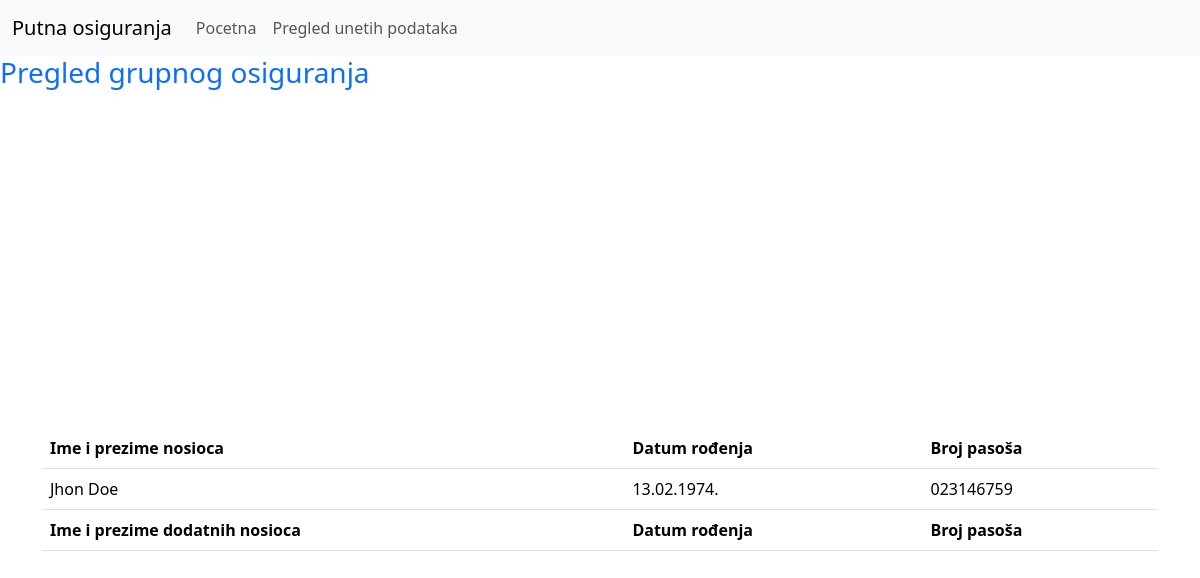
The app's page /pregled_dodatnih.php?key=023146759 with its own data.
### tables this page shows
CREATE TABLE `nosioci` (
  `id` int(11) NOT NULL,
  `ime_prezime` varchar(255) NOT NULL,
  `datum_rodjenja` date NOT NULL,
  `broj_pasosa` varchar(20) NOT NULL,
  `broj_telefona` varchar(20) DEFAULT NULL,
  `email` varchar(255) NOT NULL,
  `datum_pocetka` date NOT NULL,
  `datum_kraja` date NOT NULL,
  `broj_dana` int(11) NOT NULL,
  `tip_polise` tinyint(1) NOT NULL,
  `timestamp` timestamp NOT NULL DEFAULT current_timestamp()
);

### pregled_dodatnih.php (the view, shortened to what this page needs)
<?php
    require_once "connection.php";
    $key = $_GET["key"];
    $q = "SELECT `ime_prezime`, `datum_rodjenja`, `broj_pasosa`
          FROM `nosioci`
          WHERE `broj_pasosa` = $key";
    $resultOfQuery = $conn->query($q);
    function formatDate($date){
        $exploded = explode('-', $date);
        $year = $exploded[0];
        $month = $exploded[1];
        $day = $exploded[2];
        return $day.".".$month.".".$year.".";
    }
?>
<!DOCTYPE html>
<html lang="en">
<head>
    <link href="https://cdn.jsdelivr.net/npm/bootstrap@5.3.2/dist/css/bootstrap.min.css" rel="stylesheet">
</head>
<body>
    <nav class="navbar navbar-expand-lg bg-body-tertiary">
        <div class="container-fluid">
            <a class="navbar-brand" href="#">Putna osiguranja</a>
            <div class="collapse navbar-collapse" id="navbarNavAltMarkup">
                <div class="navbar-nav">
                    <a class="nav-link" href="index.php">Pocetna</a>
                    <a class="nav-link" href="pregled.php">Pregled unetih podataka</a>
                </div>
            </div>
        </div>
    </nav>
    <h3 class="text-primary">Pregled grupnog osiguranja</h3>
    <div class="container min-vh-100 d-flex justify-content-center align-items-center">
        <table class="table">
            <thead>
                <tr>
                <th scope="col">Ime i prezime nosioca</th>
                <th scope="col">Datum rođenja</th>
                <th scope="col">Broj pasoša</th>
                </tr>
            </thead>
            <tbody>
                <?php
                    while($row = $resultOfQuery->fetch_assoc()){
                        echo "<tr>";
                        echo "<td>".$row["ime_prezime"]."</td>";
                        echo "<td>".formatDate($row["datum_rodjenja"])."</td>";
                        echo "<td>".$row["broj_pasosa"]."</td>";
                        echo "</tr>";
                    }
                ?>
                <thead>
                    <tr>
                    <th scope="col">Ime i prezime dodatnih nosioca</th>
                    <th scope="col">Datum rođenja</th>
                    <th scope="col">Broj pasoša</th>
                    </tr>
                </thead>
            </tbody>
        </table>
    </div>
</body>
</html>

### records on screen
nosioci: ime_prezime "Jhon Doe", datum_rodjenja "13.02.1974.", broj_pasosa "023146759"
